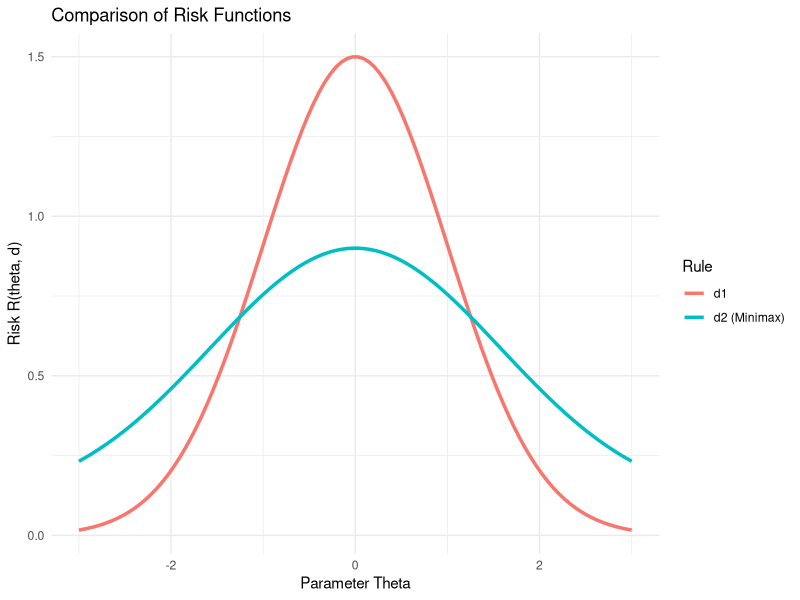
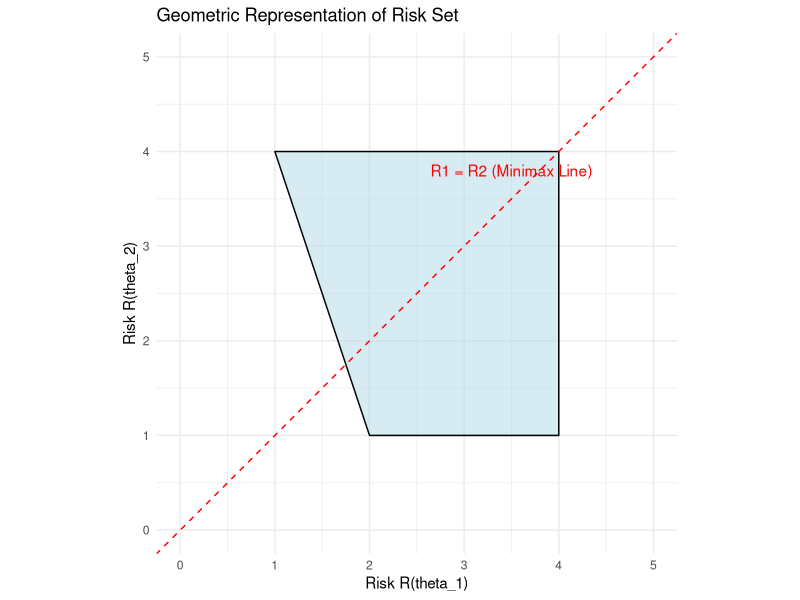

These figures' R source, in order:
## ---- chunk 1
#| label: fig-minimax
#| echo: false
#| fig-cap: "Illustration of Minimax: Rule d2 has a lower maximum risk than d1, making it the Minimax rule, even though d1 is better for some values of theta."
library(ggplot2)

theta <- seq(-3, 3, length.out = 100)
## d1 has high variance/peak
risk_d1 <- 1.5 * exp(-theta^2 / 2) 
## d2 is flatter (lower max risk)
risk_d2 <- 0.8 * exp(-theta^2 / 5) + 0.1

df <- data.frame(
  theta = rep(theta, 2),
  Risk = c(risk_d1, risk_d2),
  Rule = rep(c("d1", "d2 (Minimax)"), each = 100)
)

ggplot(df, aes(x = theta, y = Risk, color = Rule)) +
  geom_line(size = 1.2) +
  theme_minimal() +
  labs(title = "Comparison of Risk Functions", y = "Risk R(theta, d)", x = "Parameter Theta")
## ---- chunk 2
#| label: fig-riskset
#| echo: false
#| fig-cap: "The Risk Set S. Points d1 and d2 are deterministic rules. The line connecting them represents randomized rules. The Minimax rule lies on the line R1=R2 (if accessible). The Bayes rule is found by bringing a tangent line with slope -pi1/pi2 toward the origin."
library(ggplot2)

## Define a polygon representing the risk set
risk_polygon <- data.frame(
  R1 = c(1, 4, 4, 2, 1),
  R2 = c(4, 4, 1, 1, 4)
)

ggplot() +
  ## Draw the convex risk set
  geom_polygon(data = risk_polygon, aes(x = R1, y = R2), fill = "lightblue", alpha = 0.5, color = "black") +
  ## Add 45 degree line for minimax
  geom_abline(intercept = 0, slope = 1, linetype = "dashed", color = "red") +
  annotate("text", x = 3.5, y = 3.8, label = "R1 = R2 (Minimax Line)", color = "red") +
  coord_fixed(xlim = c(0, 5), ylim = c(0, 5)) +
  labs(title = "Geometric Representation of Risk Set", x = "Risk R(theta_1)", y = "Risk R(theta_2)") +
  theme_minimal()
